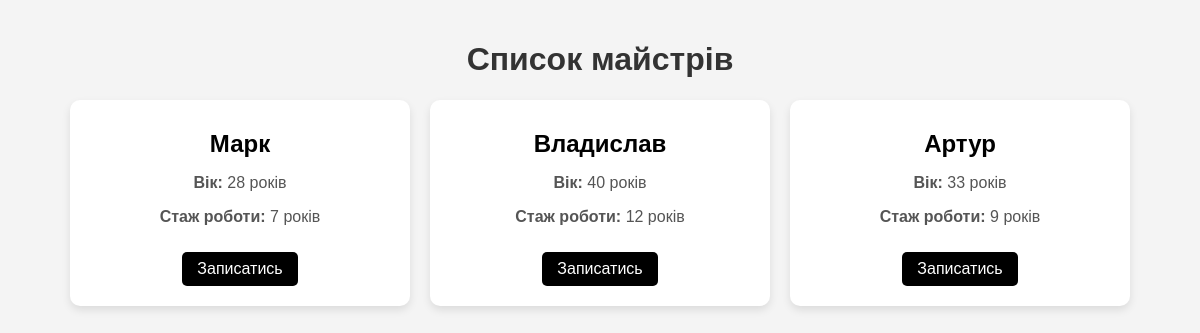
Screenshot of /farbmasters with the database file from the repository.
### tables this page shows
CREATE TABLE farb(id INTEGER PRIMARY KEY AUTOINCREMENT,name VARCHAR(255),age INTEGER,description VARCHAR(255));

### main.py (the view)
@app.route('/farbmasters')
def farbmasters():
    conn = get_db_connection()
    masters = conn.execute("SELECT * FROM farb").fetchall()
    conn.close()
    return render_template("masters.html", masters=masters)

### main.py (called while the page is built)
def get_db_connection():
    connection = sqlite3.connect("database.sqlite")
    connection.row_factory = sqlite3.Row
    return connection

### Templates/masters.html (shortened to what this page needs)
<!DOCTYPE html>
<html lang="en">
<head>
</head>
<body>
    <h1>Список майстрів</h1>
    <div class="masters-container">
        {% for master in masters %}
            <div class="master-card">
                <h2>{{ master['name'] }}</h2>
                <p><strong>Вік:</strong> {{ master['age'] }} років</p>
                <p><strong>Стаж роботи:</strong> {{ master['description'] }}</p>
                <a href="{{ url_for('appointment', master_id=master['id']) }}" class="button">Записатись</a>
            </div>
        {% endfor %}
    </div>
</body>
</html>

### Templates/masters.html (style rules this page uses)
body { font-family: Arial, sans-serif; margin: 0; padding: 20px; background-color: #f4f4f4; text-align: center; }
h1 { color: #333; }
.masters-container { display: flex; flex-wrap: wrap; justify-content: center; gap: 20px; margin-top: 20px; }
.master-card { background: white; border-radius: 10px; box-shadow: 0 4px 8px rgba(0, 0, 0, 0.1); padding: 20px; width: 300px; text-align: center; transition: transform 0.3s ease; }
.master-card h2 { margin: 10px 0; color: #000; }
.master-card p { color: #555; font-size: 16px; }
.master-card .button { display: inline-block; margin-top: 10px; padding: 8px 15px; background-color: #000; color: white; text-decoration: none; border-radius: 5px; font-size: 16px; }

### rows the page displays
farb: name "Марк", age "28", description "7 років"
farb: name "Владислав", age "40", description "12 років"
farb: name "Артур", age "33", description "9 років"
